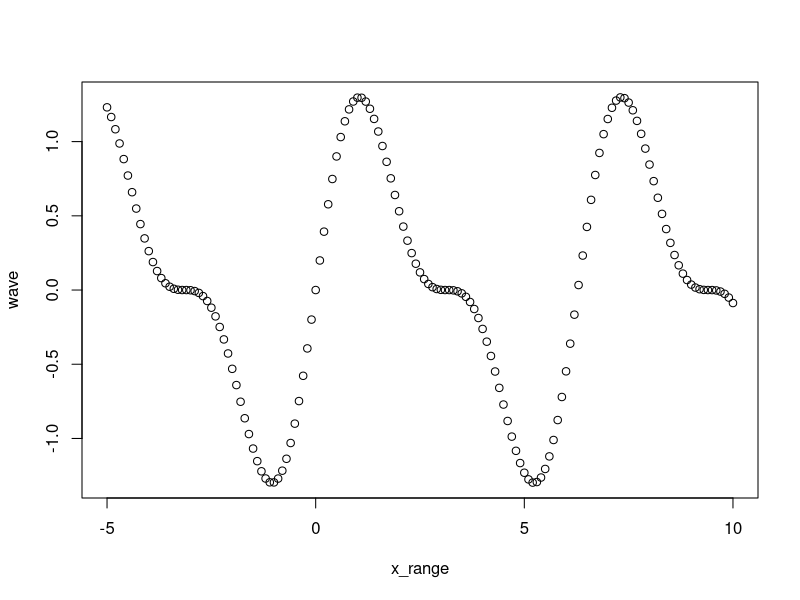

Write R code to recreate this figure.
# Exercise 1: creating and operating on vectors

# Create a vector `names` that contains your name and the names of 2 people 
# next to you. Print the vector.

names <- c("Bao", "Sam", "Michael")

# Use the colon operator : to create a vector `n` of numbers from 10:49

n <- 10:49

# Use the `length()` function to get the number of elements in `n`

length(n)

# Add 1 to each element in `n` and print the result

print(n + 1)

# Create a vector `m` that contains the numbers 10 to 1 (in that order). 
# Hint: use the `seq()` function

m <- 10:1

# Subtract `m` FROM `n`. Note the recycling!

print(n - m)

# Use the `seq()` function to produce a range of numbers from -5 to 10 in `0.1`
# increments. Store it in a variable `x_range`

x_range <- seq(-5, 10, 0.1)

# Create a vector `sin_wave` by calling the `sin()` function on each element 
# in `x_range`.

sin_wave <- sin(x_range)

# Create a vector `cos_wave` by calling the `cos()` function on each element 
# in `x_range`.

cos_wave <- cos(x_range)
# Create a vector `wave` by multiplying `sin_wave` and `cos_wave` together, then
# adding `sin_wave` to the product

wave <- sin_wave * cos_wave + sin_wave

# Use the `plot()` function to plot your `wave`!

plot(x_range, wave)
